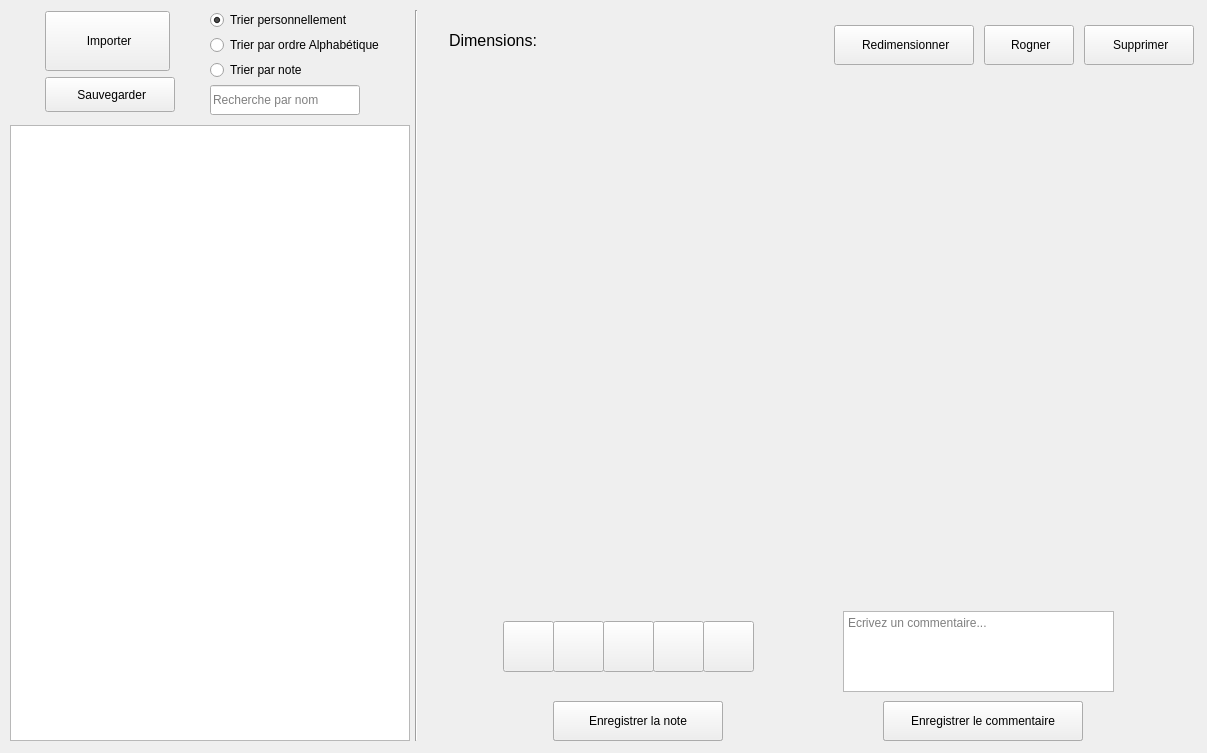
<?xml version="1.0" encoding="UTF-8"?>
<ui version="4.0">
 <class>Widget</class>
 <widget class="QWidget" name="Widget">
  <property name="geometry">
   <rect>
    <x>0</x>
    <y>0</y>
    <width>1207</width>
    <height>753</height>
   </rect>
  </property>
  <property name="minimumSize">
   <size>
    <width>1100</width>
    <height>0</height>
   </size>
  </property>
  <property name="windowTitle">
   <string>Widget</string>
  </property>
  <widget class="QWidget" name="layoutWidget">
   <property name="geometry">
    <rect>
     <x>0</x>
     <y>0</y>
     <width>1204</width>
     <height>751</height>
    </rect>
   </property>
   <layout class="QHBoxLayout" name="LayoutPrincipal">
    <property name="spacing">
     <number>5</number>
    </property>
    <property name="leftMargin">
     <number>10</number>
    </property>
    <property name="topMargin">
     <number>10</number>
    </property>
    <property name="rightMargin">
     <number>10</number>
    </property>
    <property name="bottomMargin">
     <number>10</number>
    </property>
    <item>
     <layout class="QVBoxLayout" name="LayoutGalerie">
      <property name="spacing">
       <number>10</number>
      </property>
      <property name="topMargin">
       <number>0</number>
      </property>
      <item>
       <layout class="QHBoxLayout" name="horizontalLayout">
        <property name="spacing">
         <number>5</number>
        </property>
        <property name="leftMargin">
         <number>5</number>
        </property>
        <item>
         <layout class="QVBoxLayout" name="verticalLayout_5">
          <item>
           <widget class="QPushButton" name="addFileButton">
            <property name="minimumSize">
             <size>
              <width>125</width>
              <height>60</height>
             </size>
            </property>
            <property name="maximumSize">
             <size>
              <width>125</width>
              <height>60</height>
             </size>
            </property>
            <property name="cursor">
             <cursorShape>PointingHandCursor</cursorShape>
            </property>
            <property name="layoutDirection">
             <enum>Qt::LeftToRight</enum>
            </property>
            <property name="styleSheet">
             <string notr="true"/>
            </property>
            <property name="text">
             <string> Importer</string>
            </property>
            <property name="iconSize">
             <size>
              <width>16</width>
              <height>16</height>
             </size>
            </property>
           </widget>
          </item>
          <item>
           <widget class="QPushButton" name="saveLibraryButton">
            <property name="minimumSize">
             <size>
              <width>130</width>
              <height>35</height>
             </size>
            </property>
            <property name="maximumSize">
             <size>
              <width>130</width>
              <height>35</height>
             </size>
            </property>
            <property name="cursor">
             <cursorShape>PointingHandCursor</cursorShape>
            </property>
            <property name="styleSheet">
             <string notr="true"/>
            </property>
            <property name="text">
             <string> Sauvegarder</string>
            </property>
           </widget>
          </item>
         </layout>
        </item>
        <item>
         <layout class="QVBoxLayout" name="verticalLayout">
          <item>
           <widget class="QRadioButton" name="persoSort">
            <property name="minimumSize">
             <size>
              <width>170</width>
              <height>0</height>
             </size>
            </property>
            <property name="maximumSize">
             <size>
              <width>170</width>
              <height>16777215</height>
             </size>
            </property>
            <property name="text">
             <string>Trier personnellement</string>
            </property>
            <property name="checked">
             <bool>true</bool>
            </property>
           </widget>
          </item>
          <item>
           <widget class="QRadioButton" name="alphabetSort">
            <property name="minimumSize">
             <size>
              <width>170</width>
              <height>0</height>
             </size>
            </property>
            <property name="maximumSize">
             <size>
              <width>170</width>
              <height>16777215</height>
             </size>
            </property>
            <property name="text">
             <string>Trier par ordre Alphabétique</string>
            </property>
            <property name="checked">
             <bool>false</bool>
            </property>
           </widget>
          </item>
          <item>
           <widget class="QRadioButton" name="scoreSort">
            <property name="minimumSize">
             <size>
              <width>100</width>
              <height>0</height>
             </size>
            </property>
            <property name="maximumSize">
             <size>
              <width>100</width>
              <height>16777215</height>
             </size>
            </property>
            <property name="text">
             <string>Trier par note</string>
            </property>
           </widget>
          </item>
          <item>
           <widget class="QLineEdit" name="searchBar">
            <property name="minimumSize">
             <size>
              <width>150</width>
              <height>30</height>
             </size>
            </property>
            <property name="maximumSize">
             <size>
              <width>150</width>
              <height>16777215</height>
             </size>
            </property>
            <property name="alignment">
             <set>Qt::AlignLeading|Qt::AlignLeft|Qt::AlignVCenter</set>
            </property>
            <property name="placeholderText">
             <string>Recherche par nom</string>
            </property>
           </widget>
          </item>
         </layout>
        </item>
       </layout>
      </item>
      <item>
       <widget class="QListWidget" name="listGalerie">
        <property name="minimumSize">
         <size>
          <width>400</width>
          <height>0</height>
         </size>
        </property>
        <property name="maximumSize">
         <size>
          <width>300</width>
          <height>16777215</height>
         </size>
        </property>
        <property name="cursor" stdset="0">
         <cursorShape>PointingHandCursor</cursorShape>
        </property>
        <property name="styleSheet">
         <string notr="true"/>
        </property>
        <property name="horizontalScrollBarPolicy">
         <enum>Qt::ScrollBarAsNeeded</enum>
        </property>
        <property name="sizeAdjustPolicy">
         <enum>QAbstractScrollArea::AdjustIgnored</enum>
        </property>
        <property name="horizontalScrollMode">
         <enum>QAbstractItemView::ScrollPerItem</enum>
        </property>
        <property name="isWrapping" stdset="0">
         <bool>false</bool>
        </property>
        <property name="resizeMode">
         <enum>QListView::Adjust</enum>
        </property>
        <property name="uniformItemSizes">
         <bool>true</bool>
        </property>
       </widget>
      </item>
     </layout>
    </item>
    <item>
     <widget class="Line" name="line">
      <property name="maximumSize">
       <size>
        <width>16777215</width>
        <height>750</height>
       </size>
      </property>
      <property name="orientation">
       <enum>Qt::Vertical</enum>
      </property>
     </widget>
    </item>
    <item>
     <layout class="QVBoxLayout" name="LayoutInformation">
      <property name="spacing">
       <number>5</number>
      </property>
      <property name="topMargin">
       <number>0</number>
      </property>
      <property name="rightMargin">
       <number>0</number>
      </property>
      <item>
       <layout class="QHBoxLayout" name="LayoutOptions1">
        <property name="spacing">
         <number>10</number>
        </property>
        <item>
         <spacer name="verticalSpacer">
          <property name="orientation">
           <enum>Qt::Vertical</enum>
          </property>
          <property name="sizeType">
           <enum>QSizePolicy::Fixed</enum>
          </property>
          <property name="sizeHint" stdset="0">
           <size>
            <width>20</width>
            <height>60</height>
           </size>
          </property>
         </spacer>
        </item>
        <item alignment="Qt::AlignLeft">
         <widget class="QLabel" name="dimensionsCst">
          <property name="minimumSize">
           <size>
            <width>100</width>
            <height>0</height>
           </size>
          </property>
          <property name="font">
           <font>
            <pointsize>12</pointsize>
           </font>
          </property>
          <property name="text">
           <string>Dimensions:</string>
          </property>
          <property name="alignment">
           <set>Qt::AlignCenter</set>
          </property>
         </widget>
        </item>
        <item>
         <widget class="QLabel" name="imageDimensions">
          <property name="font">
           <font>
            <pointsize>12</pointsize>
           </font>
          </property>
          <property name="text">
           <string/>
          </property>
         </widget>
        </item>
        <item>
         <spacer name="horizontalSpacer">
          <property name="orientation">
           <enum>Qt::Horizontal</enum>
          </property>
          <property name="sizeHint" stdset="0">
           <size>
            <width>170</width>
            <height>20</height>
           </size>
          </property>
         </spacer>
        </item>
        <item>
         <widget class="QPushButton" name="resizeImageButton">
          <property name="minimumSize">
           <size>
            <width>140</width>
            <height>40</height>
           </size>
          </property>
          <property name="maximumSize">
           <size>
            <width>150</width>
            <height>30</height>
           </size>
          </property>
          <property name="cursor">
           <cursorShape>PointingHandCursor</cursorShape>
          </property>
          <property name="styleSheet">
           <string notr="true"/>
          </property>
          <property name="text">
           <string> Redimensionner</string>
          </property>
         </widget>
        </item>
        <item>
         <widget class="QPushButton" name="cropImageButton">
          <property name="minimumSize">
           <size>
            <width>90</width>
            <height>40</height>
           </size>
          </property>
          <property name="maximumSize">
           <size>
            <width>100</width>
            <height>30</height>
           </size>
          </property>
          <property name="cursor">
           <cursorShape>PointingHandCursor</cursorShape>
          </property>
          <property name="styleSheet">
           <string notr="true"/>
          </property>
          <property name="text">
           <string> Rogner</string>
          </property>
         </widget>
        </item>
        <item>
         <widget class="QPushButton" name="removeImageButton">
          <property name="minimumSize">
           <size>
            <width>110</width>
            <height>40</height>
           </size>
          </property>
          <property name="maximumSize">
           <size>
            <width>110</width>
            <height>30</height>
           </size>
          </property>
          <property name="cursor">
           <cursorShape>PointingHandCursor</cursorShape>
          </property>
          <property name="styleSheet">
           <string notr="true"/>
          </property>
          <property name="text">
           <string> Supprimer</string>
          </property>
         </widget>
        </item>
       </layout>
      </item>
      <item>
       <widget class="QLabel" name="imageName">
        <property name="font">
         <font>
          <pointsize>16</pointsize>
          <bold>true</bold>
         </font>
        </property>
        <property name="text">
         <string/>
        </property>
        <property name="alignment">
         <set>Qt::AlignCenter</set>
        </property>
       </widget>
      </item>
      <item>
       <layout class="QHBoxLayout" name="LayoutPhoto">
        <item>
         <widget class="QLabel" name="selectedPhoto">
          <property name="minimumSize">
           <size>
            <width>400</width>
            <height>400</height>
           </size>
          </property>
          <property name="maximumSize">
           <size>
            <width>650</width>
            <height>16777215</height>
           </size>
          </property>
          <property name="text">
           <string/>
          </property>
         </widget>
        </item>
        <item>
         <spacer name="verticalSpacer_2">
          <property name="orientation">
           <enum>Qt::Vertical</enum>
          </property>
          <property name="sizeType">
           <enum>QSizePolicy::Fixed</enum>
          </property>
          <property name="sizeHint" stdset="0">
           <size>
            <width>10</width>
            <height>450</height>
           </size>
          </property>
         </spacer>
        </item>
       </layout>
      </item>
      <item>
       <layout class="QHBoxLayout" name="LayoutOptions2">
        <property name="spacing">
         <number>10</number>
        </property>
        <item>
         <widget class="QStackedWidget" name="stackInfo">
          <property name="minimumSize">
           <size>
            <width>650</width>
            <height>0</height>
           </size>
          </property>
          <property name="maximumSize">
           <size>
            <width>650</width>
            <height>140</height>
           </size>
          </property>
          <widget class="QWidget" name="informations">
           <widget class="QLabel" name="remark">
            <property name="geometry">
             <rect>
              <x>360</x>
              <y>10</y>
              <width>271</width>
              <height>81</height>
             </rect>
            </property>
            <property name="styleSheet">
             <string notr="true"/>
            </property>
            <property name="text">
             <string/>
            </property>
           </widget>
           <widget class="QTextEdit" name="remarkEdit">
            <property name="geometry">
             <rect>
              <x>360</x>
              <y>10</y>
              <width>271</width>
              <height>81</height>
             </rect>
            </property>
            <property name="placeholderText">
             <string>Ecrivez un commentaire...</string>
            </property>
           </widget>
           <widget class="QPushButton" name="modifScoreButton">
            <property name="geometry">
             <rect>
              <x>70</x>
              <y>100</y>
              <width>170</width>
              <height>40</height>
             </rect>
            </property>
            <property name="minimumSize">
             <size>
              <width>0</width>
              <height>40</height>
             </size>
            </property>
            <property name="maximumSize">
             <size>
              <width>170</width>
              <height>30</height>
             </size>
            </property>
            <property name="cursor">
             <cursorShape>PointingHandCursor</cursorShape>
            </property>
            <property name="styleSheet">
             <string notr="true"/>
            </property>
            <property name="text">
             <string> Modifier la Note</string>
            </property>
           </widget>
           <widget class="QPushButton" name="modifRemarkButton">
            <property name="geometry">
             <rect>
              <x>400</x>
              <y>100</y>
              <width>200</width>
              <height>40</height>
             </rect>
            </property>
            <property name="minimumSize">
             <size>
              <width>200</width>
              <height>40</height>
             </size>
            </property>
            <property name="maximumSize">
             <size>
              <width>200</width>
              <height>30</height>
             </size>
            </property>
            <property name="cursor">
             <cursorShape>PointingHandCursor</cursorShape>
            </property>
            <property name="styleSheet">
             <string notr="true"/>
            </property>
            <property name="text">
             <string> Modifier le commentaire</string>
            </property>
           </widget>
           <widget class="QPushButton" name="saveScoreButton">
            <property name="geometry">
             <rect>
              <x>70</x>
              <y>100</y>
              <width>170</width>
              <height>40</height>
             </rect>
            </property>
            <property name="minimumSize">
             <size>
              <width>170</width>
              <height>40</height>
             </size>
            </property>
            <property name="maximumSize">
             <size>
              <width>170</width>
              <height>30</height>
             </size>
            </property>
            <property name="cursor">
             <cursorShape>PointingHandCursor</cursorShape>
            </property>
            <property name="styleSheet">
             <string notr="true"/>
            </property>
            <property name="text">
             <string>Enregistrer la note</string>
            </property>
           </widget>
           <widget class="QPushButton" name="saveRemarkButton">
            <property name="geometry">
             <rect>
              <x>400</x>
              <y>100</y>
              <width>200</width>
              <height>40</height>
             </rect>
            </property>
            <property name="minimumSize">
             <size>
              <width>200</width>
              <height>40</height>
             </size>
            </property>
            <property name="maximumSize">
             <size>
              <width>200</width>
              <height>30</height>
             </size>
            </property>
            <property name="cursor">
             <cursorShape>PointingHandCursor</cursorShape>
            </property>
            <property name="styleSheet">
             <string notr="true"/>
            </property>
            <property name="text">
             <string>Enregistrer le commentaire</string>
            </property>
           </widget>
           <widget class="QStackedWidget" name="LayoutScore">
            <property name="geometry">
             <rect>
              <x>20</x>
              <y>0</y>
              <width>271</width>
              <height>91</height>
             </rect>
            </property>
            <widget class="QWidget" name="scoreInfo">
             <widget class="QPushButton" name="star1">
              <property name="geometry">
               <rect>
                <x>0</x>
                <y>20</y>
                <width>51</width>
                <height>51</height>
               </rect>
              </property>
              <property name="text">
               <string/>
              </property>
             </widget>
             <widget class="QPushButton" name="star2">
              <property name="geometry">
               <rect>
                <x>50</x>
                <y>20</y>
                <width>51</width>
                <height>51</height>
               </rect>
              </property>
              <property name="text">
               <string/>
              </property>
             </widget>
             <widget class="QPushButton" name="star3">
              <property name="geometry">
               <rect>
                <x>100</x>
                <y>20</y>
                <width>51</width>
                <height>51</height>
               </rect>
              </property>
              <property name="text">
               <string/>
              </property>
             </widget>
             <widget class="QPushButton" name="star4">
              <property name="geometry">
               <rect>
                <x>150</x>
                <y>20</y>
                <width>51</width>
                <height>51</height>
               </rect>
              </property>
              <property name="text">
               <string/>
              </property>
             </widget>
             <widget class="QPushButton" name="star5">
              <property name="geometry">
               <rect>
                <x>200</x>
                <y>20</y>
                <width>51</width>
                <height>51</height>
               </rect>
              </property>
              <property name="text">
               <string/>
              </property>
             </widget>
            </widget>
           </widget>
          </widget>
         </widget>
        </item>
       </layout>
      </item>
     </layout>
    </item>
   </layout>
  </widget>
 </widget>
 <resources/>
 <connections/>
</ui>
